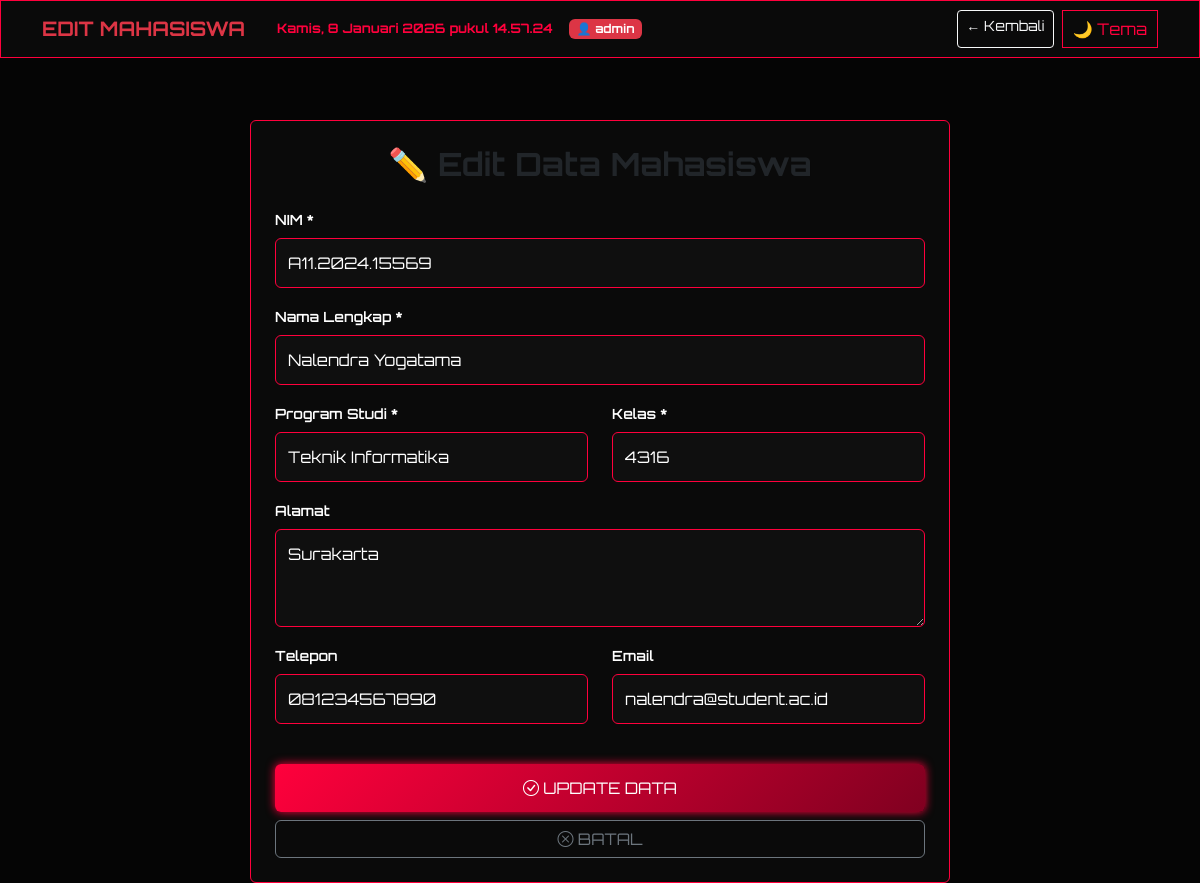
Page /mahasiswa_update.php?id=1 (signed in) on the committed database.
### tables this page shows
CREATE TABLE IF NOT EXISTS `mahasiswa` (
  `id` int(11) NOT NULL AUTO_INCREMENT,
  `nim` varchar(20) NOT NULL,
  `nama` varchar(100) NOT NULL,
  `prodi` varchar(50) NOT NULL,
  `kelas` varchar(10) NOT NULL,
  `alamat` text,
  `telepon` varchar(15),
  `email` varchar(50),
  `created_at` timestamp NOT NULL DEFAULT CURRENT_TIMESTAMP,
  PRIMARY KEY (`id`),
  UNIQUE KEY `nim` (`nim`)
);

### mahasiswa_update.php (the view, shortened to what this page needs)
<?php
include "koneksi.php";
$id = $_GET['id'];
$query = mysqli_query($conn, "SELECT * FROM mahasiswa WHERE id='$id'");
$data = mysqli_fetch_array($query);
?>
<!DOCTYPE html>
<html lang="id">
<head>
<link href="https://cdn.jsdelivr.net/npm/bootstrap-icons@1.11.1/font/bootstrap-icons.css" rel="stylesheet">
<link href="https://cdn.jsdelivr.net/npm/bootstrap@5.3.3/dist/css/bootstrap.min.css" rel="stylesheet">
</head>
<body>
<nav class="navbar fixed-top">
  <div class="container">
    <span class="navbar-brand fw-bold text-danger">EDIT MAHASISWA</span>
    <span id="datetime" class="ms-3 fw-bold"></span>
    <span class="badge bg-danger ms-3">👤 <?php echo $_SESSION['username']; ?></span>
    <div class="ms-auto d-flex gap-2">
      <a href="mahasiswa.php" class="btn btn-outline-light btn-sm">← Kembali</a>
      <button class="theme-toggle" onclick="toggleTheme()">🌙 Tema</button>
    </div>
  </div>
</nav>
<div class="container mt-5 pt-5">
  <div class="card p-4 mt-4" style="max-width:700px;margin:0 auto">
    <h2 class="fw-bold mb-4 text-center">✏️ Edit Data Mahasiswa</h2>
    <form method="POST" action="">
      <div class="mb-3">
        <label class="form-label">NIM *</label>
        <input type="text" name="nim" class="form-control" value="<?php echo $data['nim']; ?>" required>
      </div>
      <div class="mb-3">
        <label class="form-label">Nama Lengkap *</label>
        <input type="text" name="nama" class="form-control" value="<?php echo $data['nama']; ?>" required>
      </div>
      <div class="row">
        <div class="col-md-6 mb-3">
          <label class="form-label">Program Studi *</label>
          <select name="prodi" class="form-select" required>
            <option value="Teknik Informatika" <?php if($data['prodi']=='Teknik Informatika') echo 'selected'; ?>>Teknik Informatika</option>
          </select>
        </div>
        <div class="col-md-6 mb-3">
          <label class="form-label">Kelas *</label>
          <input type="text" name="kelas" class="form-control" value="<?php echo $data['kelas']; ?>" required>
        </div>
      </div>
      <div class="mb-3">
        <label class="form-label">Alamat</label>
        <textarea name="alamat" class="form-control" rows="3"><?php echo $data['alamat']; ?></textarea>
      </div>
      <div class="row">
        <div class="col-md-6 mb-3">
          <label class="form-label">Telepon</label>
          <input type="text" name="telepon" class="form-control" value="<?php echo $data['telepon']; ?>">
        </div>
        <div class="col-md-6 mb-3">
          <label class="form-label">Email</label>
          <input type="email" name="email" class="form-control" value="<?php echo $data['email']; ?>">
        </div>
      </div>
      <div class="d-grid gap-2 mt-4">
        <button type="submit" name="update" class="btn btn-cyber">
          <i class="bi bi-check-circle"></i> UPDATE DATA
        </button>
        <a href="mahasiswa.php" class="btn btn-outline-secondary">
          <i class="bi bi-x-circle"></i> BATAL
        </a>
      </div>
    </form>
  </div>
</div>
</body>
</html>

### mahasiswa_update.php (style rules this page uses)
* { font-family:'Orbitron',sans-serif }
body { --bg:#050505;--card:#0a0a0a;--text:#fff;--accent:#ff003c;--input:#0f0f0f; }
body { background:var(--bg);color:var(--text);transition:.3s;min-height:100vh }
.navbar,.card,footer { background:var(--card)!important;border:1px solid var(--accent) }
.theme-toggle { border:1px solid var(--accent);background:transparent;color:var(--accent);padding:6px 10px }
#datetime { color:var(--accent);font-size:13px }
body:not(.light) { color: #ffffff; }
body:not(.light) p, body:not(.light) label { color: #ffffff !important; }
.form-label { font-size:14px;font-weight:600;color:var(--accent) }
.form-control, .form-select { background:var(--input); border:1px solid var(--accent); color:var(--text); padding:12px; }
.btn-cyber { background:linear-gradient(135deg,var(--accent),#800020); border:none;color:#fff;padding:12px 30px; box-shadow:0 0 10px var(--accent); }

### rows in the picture
mahasiswa: nim "A11.2024.15569", nama "Nalendra Yogatama", prodi "Teknik Informatika", kelas "4316", alamat "Surakarta", telepon "081234567890", email "nalendra@student.ac.id"

### other values in the picture
$_SESSION['username'] "admin"
